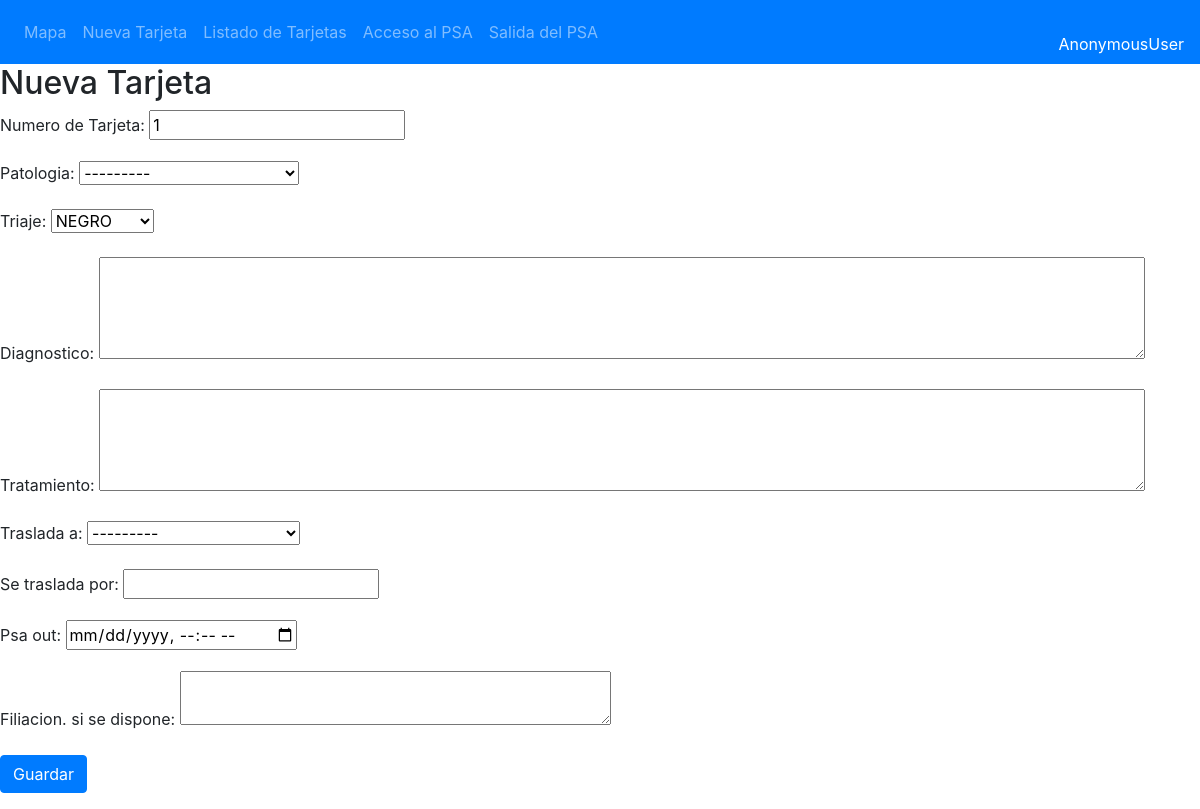
The page /tarjetas/tarjeta_psa_out/5/ on the database its author committed.
### tarjetas/models.py (models this page shows, shortened)
class Tarjeta(models.Model):
    TRIAJE = (
        ('VERDE', 'VERDE'),
        ('AMARILLO','AMARILLO'),
        ('ROJO', 'ROJO'),
        ('MORADO', 'MORADO'),
        ('NEGRO', 'NEGRO'),
    )
    ESTADO_TRASLADO = (
        ('PENDIENTE', 'PENDIENTE'),
        ('SOLICITADO', 'SOLICITADO'),
        ('GESTIONADO', 'GESTIONADO'),
        ('SALIDA_PSA', 'SALIDA_PSA'),
        ('REALIZADO', 'REALIZADO'),
        ('ALTA LUGAR', 'ALTA LUGAR'),
    )
    SEXO = (
        ('HOMBRE', 'HOMBRE'),
        ('MUJER','MUJER'),
        ('NSNC', 'NS/NC'),
    )
    num_t = models.CharField(max_length=100, blank=False)
    edad = models.IntegerField(blank=True, null=True)
    sexo = models.CharField(max_length=32,choices=SEXO)
    filiacion = models.CharField(max_length=200, blank=True)
    patologia = models.ForeignKey(Patologia, models.DO_NOTHING, db_column='patologia', blank=True, null=True)
    diagnostico = models.CharField(max_length=500, blank=True)
    tratamiento = models.CharField(max_length=500, blank=True)
    traslada_a = models.ForeignKey(Destino, models.DO_NOTHING, db_column='destino', blank=True, null=True)
    traslada_por = models.CharField(max_length=50, blank=True)
    triaje_ini = models.CharField(max_length=10,choices=TRIAJE)
    triaje = models.CharField(max_length=10,choices=TRIAJE)
    estado_traslado = models.CharField(max_length=32,choices=ESTADO_TRASLADO)
    latitud = models.FloatField(blank=True, null=True)
    longitud = models.FloatField(blank=True, null=True)
    evento = models.ForeignKey(Evento, models.DO_NOTHING, db_column='evento', blank=True, null=True)
    hora_ini = models.DateTimeField(auto_now_add=True)
    psa_in = models.DateTimeField(blank=True, null=True)
    psa_out = models.DateTimeField(blank=True, null=True)
    dest_in = models.DateTimeField(blank=True, null=True)
    hora_fin = models.DateTimeField(blank=True, null=True)
    pos_psa = models.CharField(max_length=100, blank=True)
    psa = models.ForeignKey(Psa, models.DO_NOTHING, db_column='psa', blank=True, null=True)

### tarjetas/views.py (the view)
# urls.py: path('tarjeta_psa_out/<int:tarjeta_id>/', views.tarjeta_psa_out, name='tarjeta_psa_out'),
def tarjeta_psa_out(request, tarjeta_id):
    post = get_object_or_404(Tarjeta,id=tarjeta_id)
    if request.method == "POST":
        form = TarjetaPsaOutForm(request.POST.copy(), instance=post)
        if form.is_valid():
            post = form.save()
            post.estado_traslado = 'SALIDA_PSA'
            post.save()
            return redirect('roll_3', )
    else:
        form = TarjetaPsaOutForm(instance=post)
    return render(request, 'tarjetas/tarjeta_psa_out.html', {'form': form})

### tarjetas/forms.py
class TarjetaPsaOutForm(forms.ModelForm):
    class Meta:
        model = Tarjeta
        fields = ('num_t', 'patologia', 'triaje', 'diagnostico', 'tratamiento', 'traslada_a', 'traslada_por', 'psa_out', 'filiacion')
        labels = {'num_t': 'Numero de Tarjeta',
            'traslado_a': 'Se traslada a ',
            'traslada_por': 'Se traslada por',
            'filiacion': 'Filiacion. si se dispone'
            }
        widgets = {
            'num_t': forms.TextInput(attrs={'readonly': 'readonly'}),
            'psa_out': forms.DateTimeInput(attrs={'type': 'datetime-local'}, format='%d/%m/%Y %H:%M'),
            'diagnostico': forms.Textarea(attrs={'rows': 4, 'cols': 100}),  # Long text para diagnóstico
            'tratamiento': forms.Textarea(attrs={'rows': 4, 'cols': 100}),  # Long text para tratamiento
            'filiacion': forms.Textarea(attrs={'rows': 2, 'cols': 40}),  # Long text para tratamiento
        }
    def __init__(self, *args, **kwargs):
        super().__init__(*args, **kwargs)
        self.fields['psa_out'].initial = now().strftime('%d/%m/%Y %H:%M')

### tarjetas/models.py (called while the page is built)
    def __str__(self):
        return self.tipo

    def __str__(self):
        return self.lugar

### tarjetas/templates/tarjetas/tarjeta_psa_out.html (shortened to what this page needs)
{% extends "base.html" %}
  {% block content %}
  <h2>Nueva Tarjeta</h2>
  <form method="POST" class="form-group">{% csrf_token %}
    {{ form.as_p }}
    <button type="submit" class="btn btn-primary">Guardar</button>
  </form>
  {% endblock %}

### rows shown on the page
Tarjeta: num_t "1", patologia "---------", triaje "NEGRO"

### other values the page prints
{{ request.user }} "AnonymousUser"
